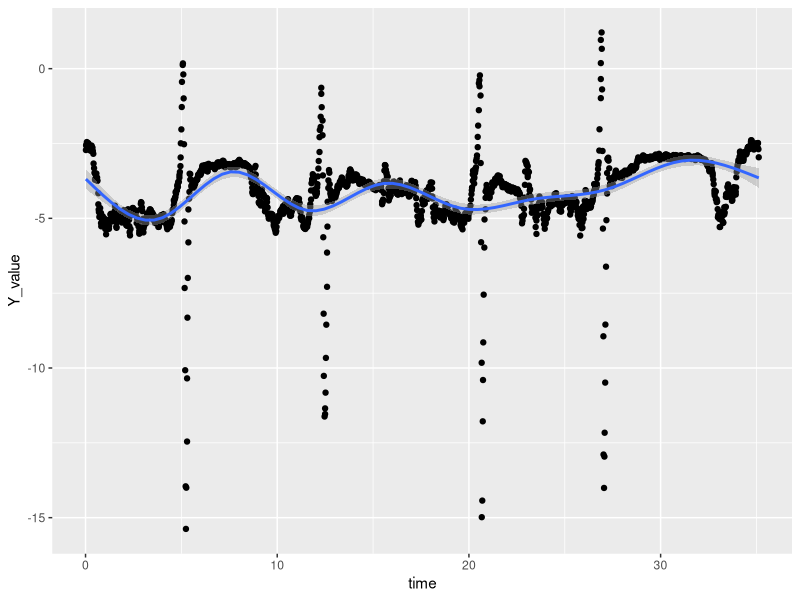
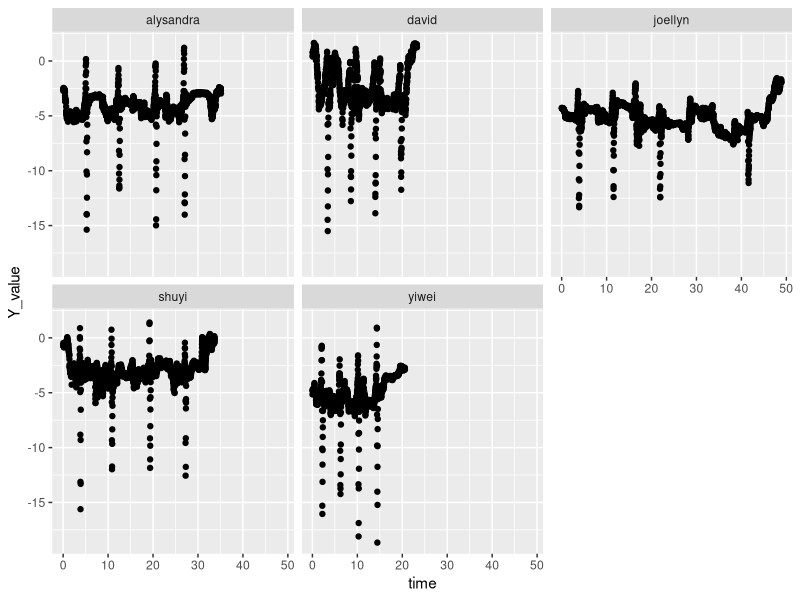

These figures' R source, in order:
library(tidyverse)

# 1. Load Alysandra's pre-intervention data
a_accm_pre <- read.csv(file = "alysandra_accm_pre.csv")

# 2. Remove the first row of metadata and NA values
a_accm_pre <- a_accm_pre[complete.cases(a_accm_pre), ]

# 3. Coerce each column of character values into numeric values
a_accm_pre$time <- as.numeric(as.character(a_accm_pre$time))
a_accm_pre$X_value <- as.numeric(as.character(a_accm_pre$X_value))
a_accm_pre$Y_value <- as.numeric(as.character(a_accm_pre$Y_value))
# Note - the following code does not transform chr to num (creates df of NA values): a_accm_pre <- as.numeric(as.character(a_accm_pre))


# Verify that the data is a data.frame of numeric values
str(a_accm_pre)

# Visualize the data
ggplot(data = a_accm_pre, mapping = aes(x = time, y = Y_value)) +
  geom_point() +
  geom_smooth()


# 4. Create a character vector that will eventually represent a class in the final data.frame
alysandra <- rep("alysandra", length(a_accm_pre$time))

# 5. Append the vector as a class named 'player_name' to the local data.frame
a_accm_pre$player_name <- alysandra

## Repeat the 5 data wrangling commands for each player ##


## David ##
# 1. Load David's pre-intervention data
d_accm_pre <- read.csv(file = "david_accm_pre.csv")

# 2. Remove the first row of metadata and NA values
d_accm_pre <- d_accm_pre[complete.cases(d_accm_pre), ]

# 3. Coerce each column of character values into numeric values
d_accm_pre$time <- as.numeric(as.character(d_accm_pre$time))
d_accm_pre$X_value <- as.numeric(as.character(d_accm_pre$X_value))
d_accm_pre$Y_value <- as.numeric(as.character(d_accm_pre$Y_value))

# 4. Create a character vector that will eventually represent a class in the final data.frame
david <- rep("david", length(d_accm_pre$time))

# 5. Append the vector as a class named 'player_name' to the local data.frame
d_accm_pre$player_name <- david

## Joellyn ##
# 1. Load Joellyn's pre-intervention data
j_accm_pre <- read.csv(file = "joellyn_accm_pre.csv")

# 2. Remove the first row of metadata and NA values
j_accm_pre <- j_accm_pre[complete.cases(j_accm_pre), ]

# 3. Coerce each column of character values into numeric values
j_accm_pre$time <- as.numeric(as.character(j_accm_pre$time))
j_accm_pre$X_value <- as.numeric(as.character(j_accm_pre$X_value))
j_accm_pre$Y_value <- as.numeric(as.character(j_accm_pre$Y_value))

# 4. Create a character vector that will eventually represent a class in the final data.frame
joellyn <- rep("joellyn", length(j_accm_pre$time))

# 5. Append the vector as a class named 'player_name' to the local data.frame
j_accm_pre$player_name <- joellyn

## Shu-Yi ##
# 1. Load Shu-Yi's pre-intervention data
s_accm_pre <- read.csv(file = "shuyi_accm_pre.csv")

# 2. Remove the first row of metadata and NA values
s_accm_pre <- s_accm_pre[complete.cases(s_accm_pre), ]

# 3. Coerce each column of character values into numeric values
s_accm_pre$time <- as.numeric(as.character(s_accm_pre$time))
s_accm_pre$X_value <- as.numeric(as.character(s_accm_pre$X_value))
s_accm_pre$Y_value <- as.numeric(as.character(s_accm_pre$Y_value))

# 4. Create a character vector that will eventually represent a class in the final data.frame
shuyi <- rep("shuyi", length(s_accm_pre$time))

# 5. Append the vector as a class named 'player_name' to the local data.frame
s_accm_pre$player_name <- shuyi

## Yiwei ##
# 1. Load Yiwei's pre-intervention data
y_accm_pre <- read.csv(file = "yiwei_accm_pre.csv")

# 2. Remove the first row of metadata and NA values
y_accm_pre <- y_accm_pre[complete.cases(y_accm_pre), ]

# 3. Coerce each column of character values into numeric values
y_accm_pre$time <- as.numeric(as.character(y_accm_pre$time))
y_accm_pre$X_value <- as.numeric(as.character(y_accm_pre$X_value))
y_accm_pre$Y_value <- as.numeric(as.character(y_accm_pre$Y_value))

# 4. Create a character vector that will eventually represent a class in the final data.frame
yiwei <- rep("yiwei", length(y_accm_pre$time))

# 5. Append the vector as a class named 'player_name' to the local data.frame
y_accm_pre$player_name <- yiwei


## Now Create a Total Pre-Intervention data.frame with everyone's data ##

# Use 'rbind' to append everybody's data to a single data.frame
pre_intervention_df <- rbind(a_accm_pre, d_accm_pre, j_accm_pre, s_accm_pre, y_accm_pre)

## Visualize everybody's puck push acceleration ##
ggplot(data = pre_intervention_df) +
  geom_point(mapping = aes(x = time, y = Y_value)) +
  facet_wrap(~ player_name, nrow = 2 )

